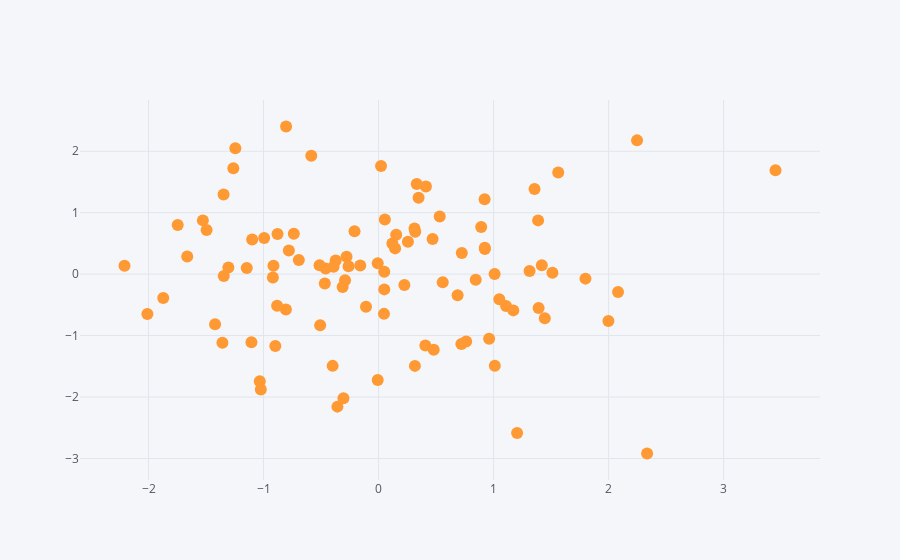

The notebook cell this image was saved under:
### Markdown cell above
You can choose to export your files to plot.ly. 
 
 Plot.ly can host your files for a fee and that's how they make money. 

<img src='plotly.png'>

### Code cell
# Creating other plot types. 

# Scatter Plot 
df.iplot(kind='scatter',x='A',y='B',mode='markers')
